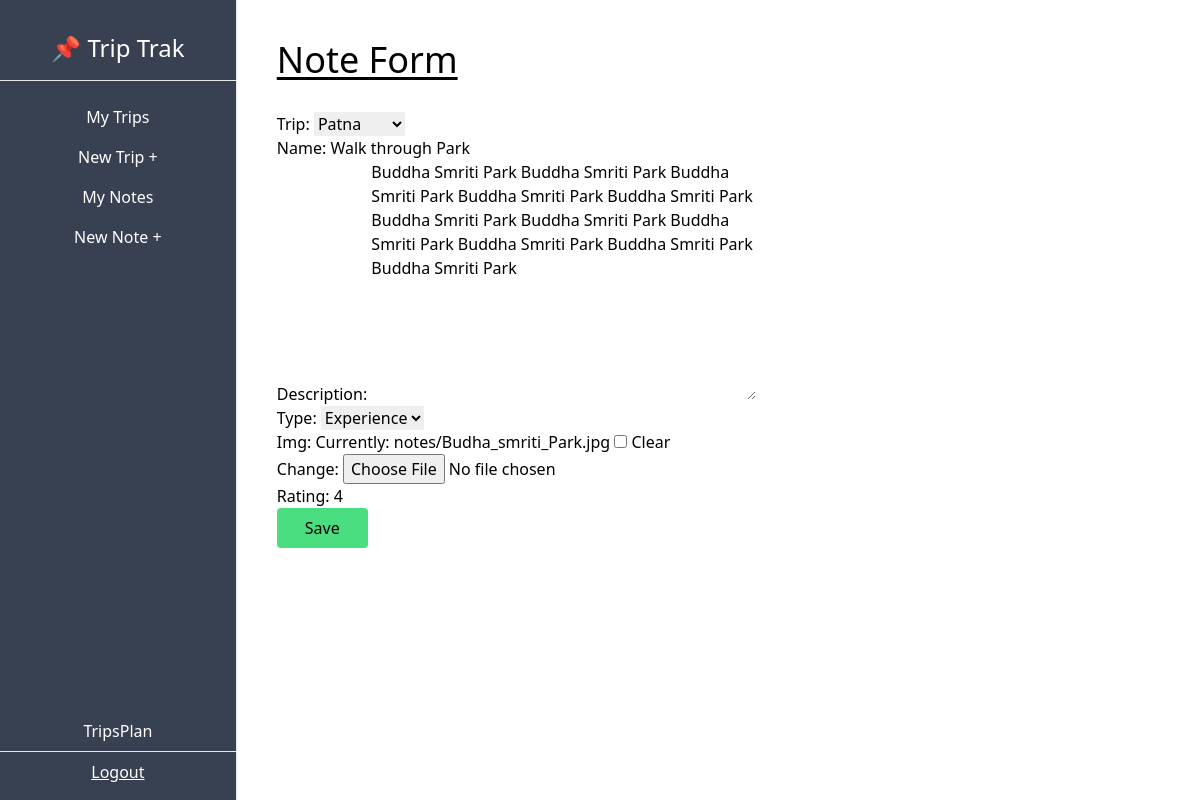
/dashboard/note/1/update/ (signed in), run on the app's committed database.
### TripsPlan/models.py (models this page shows, shortened)
class Note(models.Model):
    EXCURSIONS = (
        ("event", "Event"),
        ("dining", "Dining"),
        ("experience", "Experience"),
        ("general", "General"),
    )
    trip = models.ForeignKey(Trip, on_delete=models.CASCADE, related_name="notes")
    name = models.CharField(max_length=100)
    description = models.TextField()
    type = models.CharField(max_length=100, choices=EXCURSIONS)
    img = models.ImageField(upload_to="notes", blank=True, null=True)
    rating = models.PositiveSmallIntegerField(default=1, validators=[MaxValueValidator(5)])

### TripsPlan/views.py (the view)
# urls.py: path('dashboard/note/<int:pk>/update/',NoteUpdateView.as_view(),name="note-update"),
class NoteUpdateView(UpdateView):
    model=Note
    success_url = reverse_lazy('note-list')
    fields = "__all__"
    def get_form(self):
        form=super(NoteUpdateView,self).get_form()
        trips=Trip.objects.filter(owner=self.request.user)
        form.fields['trip'].queryset=trips
        return form

### TripsPlan/models.py (called while the page is built)
    def __str__(self):
        return self.city

### TripsPlan/templates/TripsPlan/note_form.html (shortened to what this page needs)
{% extends 'TripsPlan/_base.html' %}
{% load tailwind_filters %}
{% block content %}
<h1 class="text-4xl underline underline-offset-4 mb-8">Note Form</h1>
<form action="" method="POST" enctype="multipart/form-data">
    {{form|crispy}}
    <input class="bg-green-400 px-7 py-2 rounded hover:cursor-pointer hover:bg-green-300" type="submit" value="Save">
</form>
{% endblock content %}

### TripsPlan/templates/TripsPlan/_base.html (shortened to what this page needs)
<!DOCTYPE html>
<html lang="en">
    <head>
        <script src="https://cdn.tailwindcss.com"></script>
      </head>
<body>
    <div class="flex-col md:flex-row flex h-screen">
        <div class="md:h-screen bg-gray-700 text-white w-full md:w-1/4 md:max-w-xs py-2 md:pt-8 md:pb-2 flex flex-col items-center justify-start border-r">
            <div class="border-b w-full text-center pb-4 text-2xl">
                <h1>📌 Trip Trak</h1>
            </div>
            <div class="pt-4 w-full text-center">
                <ul class="flex md:flex-col justify-around px-2 md:px-0 pb-2 md:pb-0">
                    <a href="{% url 'trips-list' %}">
                        <li class="py-2 px-3 md:px-0 hover:bg-gray-600 hover:cursor-pointer">My Trips</li>
                    </a>
                    <a href="{% url 'trips-create' %}">
                        <li class="py-2 px-3 md:px-0 hover:bg-gray-600 hover:cursor-pointer">New Trip +</li>
                    </a>
                    <a href="{% url 'note-list' %}">
                        <li class="py-2 px-3 md:px-0 hover:bg-gray-600 hover:cursor-pointer">My Notes</li>
                    </a>
                    <a href="{% url 'note-create' %}">
                    <li class="py-2 px-3 md:px-0 hover:bg-gray-600 hover:cursor-pointer">New Note +</li>
                    </a>
                </ul>
            </div>
            <div class="mt-auto w-full text-center flex md:flex-col justify-evenly py-2 md:pt-0">
                <p class="">{{user.username}}</p>
                <hr class="my-2">
                <a class="underline" href="{% url 'logout' %}">
                    Logout
                </a>
            </div>
        </div>
        <div class="w-full md:w-full p-10 overflow-auto">
            {% block content %}
            {% endblock content %}
        </div>
    </div>
</body>
</html>

### data on the page
Note: trip "Patna", name "Walk through Park", description "Buddha Smriti Park Buddha Smriti Park Buddha Smriti Park Buddha Smriti Park Buddha Smriti Park Buddha Smriti Park Buddha Smriti Park Buddha Smriti Park Buddha Smriti Park Buddha Smriti Park Buddha Smriti Park", type "Experience", rating "4"

### other printed values
{{ user.username }} "TripsPlan"
